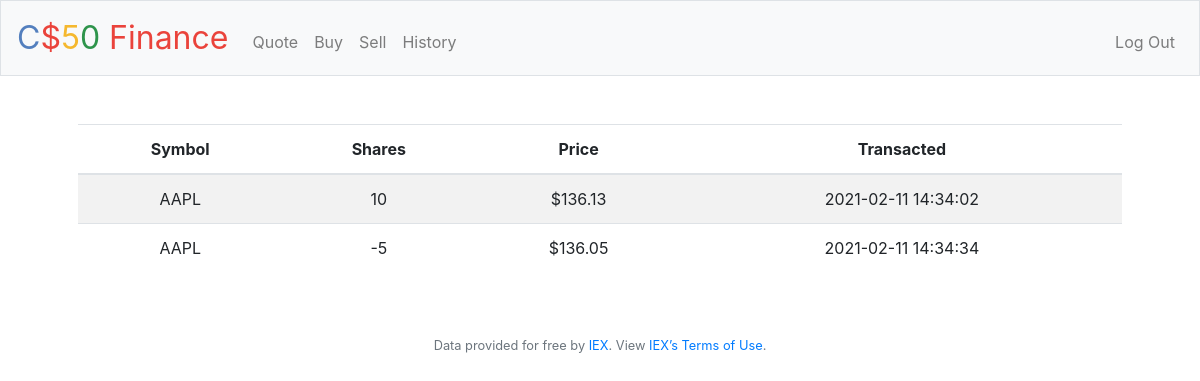
The app's page /history (signed in) with its own data.
### tables this page shows
CREATE TABLE transactions (
   id INTEGER PRIMARY KEY AUTOINCREMENT NOT NULL,
   user_id INTEGER NOT NULL,
   symbol TEXT NOT NULL,
   shares INTEGER NOT NULL,
   price NUMERIC NOT NULL,
   transacted TIMESTAMP DEFAULT CURRENT_TIMESTAMP NOT NULL,
   FOREIGN KEY(user_id) REFERENCES users(id)
);

### application.py (the view)
@app.route("/history")
@login_required
def history():
    transactions = db.execute("""
    SELECT symbol, shares, price, transacted
    FROM transactions
    WHERE user_id=?
    """, session["user_id"])
    for i in range(len(transactions)):
        transactions[i]["price"] = usd(transactions[i]["price"])
    return render_template("history.html", transactions=transactions)

### application.py (called while the page is built)
@app.after_request
def after_request(response):
    response.headers["Cache-Control"] = "no-cache, no-store, must-revalidate"
    response.headers["Expires"] = 0
    response.headers["Pragma"] = "no-cache"
    return response

### helpers.py (called while the page is built)
def login_required(f):
    @wraps(f)
    def decorated_function(*args, **kwargs):
        if session.get("user_id") is None:
            return redirect("/login")
        return f(*args, **kwargs)
    return decorated_function

def usd(value):
    return f"${value:,.2f}"

### templates/history.html (shortened to what this page needs)
{% extends "layout.html" %}
{% block main %}
    <table class="table table-striped">
        <thead>
            <tr>
                <th>Symbol</th>
                <th>Shares</th>
                <th>Price</th>
                <th>Transacted</th>
            </tr>
        </thead>
        <tbody>
            {% for t in transactions %}
            <tr>
                <td>{{t["symbol"]}}</td>
                <td>{{t["shares"]}}</td>
                <td>{{t["price"]}}</td>
                <td>{{t["transacted"]}}</td>
            </tr>
            {% endfor %}
        </tbody>
    </table>
{% endblock %}

### records on screen
transactions: symbol "AAPL", shares "10", price "$136.13", transacted "2021-02-11 14:34:02"
transactions: symbol "AAPL", shares "-5", price "$136.05", transacted "2021-02-11 14:34:34"
